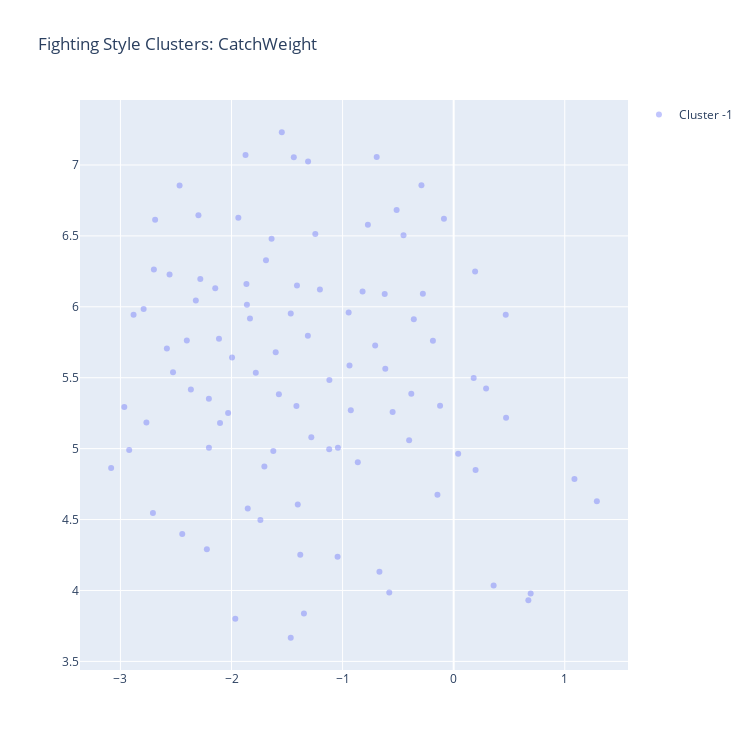
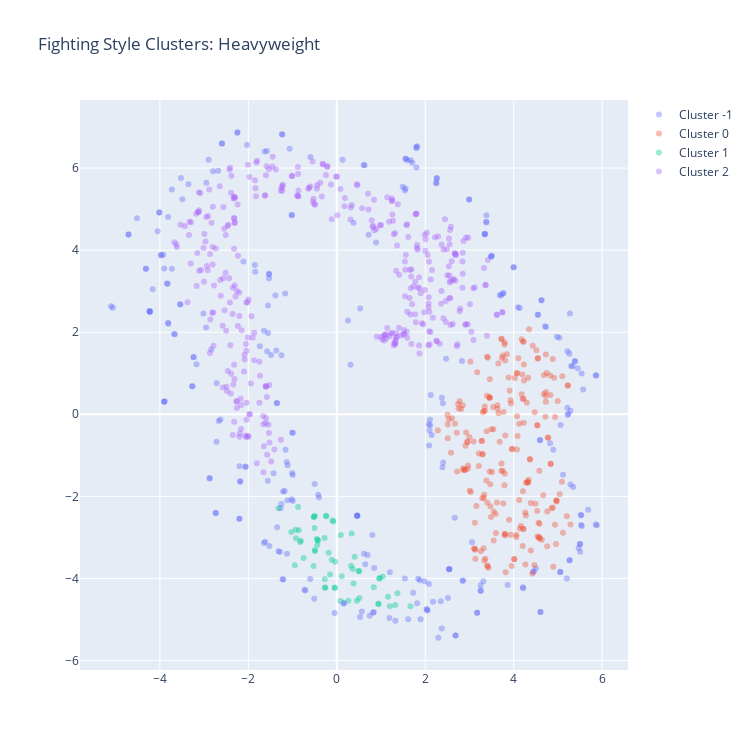
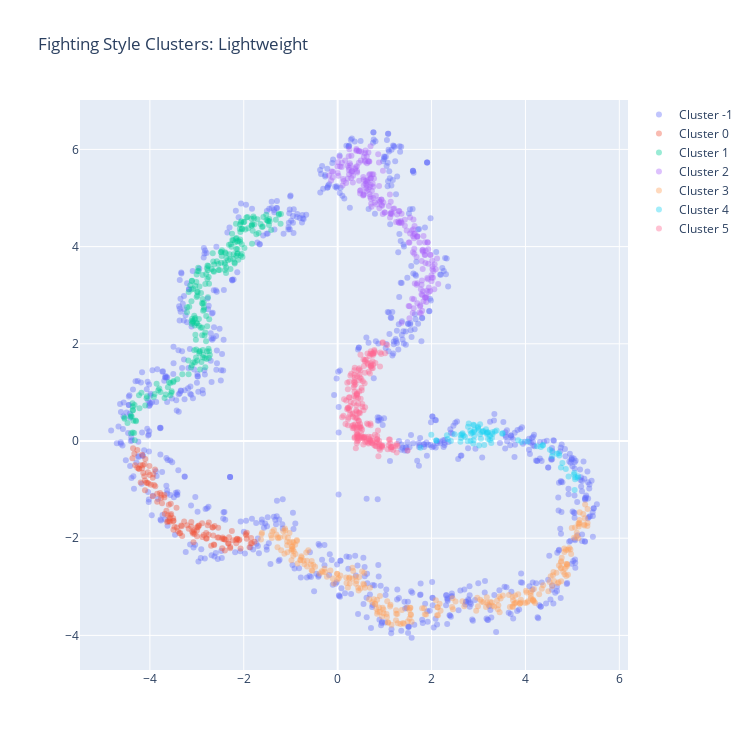
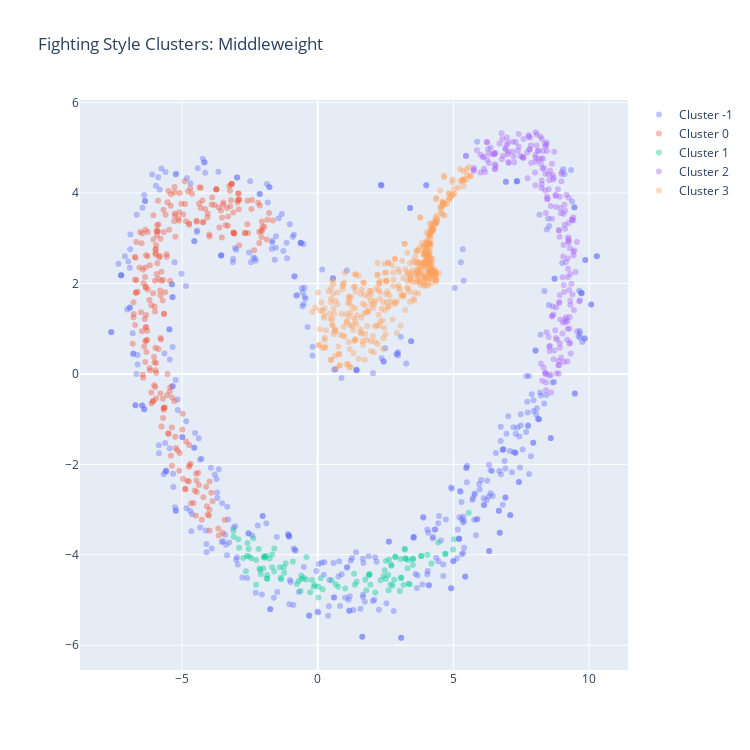

The notebook cell these images were saved under, in order:
### Code cell
from scripts.cluster_gower_weight import ClusterAnalysis

for weight in weight_class:
    ca = ClusterAnalysis(fighters_styles_dims.loc[fighters_styles_dims['weight_class'] == weight], n_neighbors=7, min_cluster_size=30, min_dist=0.01, cluster_dims=style_dims_names, export_data=True, weight_factor=0.15)
    ca.run()

### Figure 1 — Plotly figure (JSON) as saved in the notebook; plotly's stock layout.template omitted (floating-point values rounded to 4 significant figures)
{"data": [{"hovertext": ["Ken Shamrock", "Ken Shamrock", "Ken Shamrock", "Ken Shamrock", "Ken Shamrock", "Matt Hughes", "Hermes Franca", "Luigi Fioravanti", "Rich Franklin", "Wanderlei Silva", "Rich Franklin", "Vitor Belfort", "Houston Alexander", "Alan Belcher", "Wilson Gouveia", "Nick Catone", "Rich Franklin", "Wanderlei Silva", "DaMarques Johnson", "Max Holloway", "Fabio Maldonado", "John Makdessi", "Quinton Jackson", "Cody Garbrandt", "Khabib Nurmagomedov", "Leslie Smith", "Cristiane Justino", "Joe Soto", "Marco Beltran", "Jim Miller", "Thiago Alves", "Brad Pickett", "Marlon Vera", "Aljamain Sterling", "Renan Barao", "Alexander Volkanovski", "Casey Kenney", "Manny Bermudez", "Billy Quarantillo", "Spike Carlyle", "Evan Dunham", "Herbert Burns", "Merab Dvalishvili", "Jim Miller", "Roosevelt Roberts", "Julian Erosa", "Sean Woodson", "Grant Dawson", "Nad Narimani", "Brok Weaver", "Jalin Turner", "Casey Kenney", "Nathaniel Wood", "Brendan Allen", "Sean Strickland", "Luke Sanders", "Nate Maness", "Antonio Arroyo", "Carlton Minus", "Christos Giagos", "Deron Winn", "Movsar Evloev", "Nik Lentz", "Devonte Smith", "Justin Jaynes", "Andre Ewell", "Chris Gutierrez", "Charles Jourdain", "Julian Erosa", "Jamie Pickett", "Kyle Daukaus", "Bobby Green", "Islam Makhachev", "Rafael Dos Anjos", "Renato Moicano", "Jordan Wright", "Marc-Andre Barriault", "Angela Hill", "Jason Witt", "Loopy Godinez", "Daniel Rodriguez", "Irene Aldana", "Jailton Almeida", "Kevin Holland", "Khamzat Chimaev", "Li Jingliang", "Macy Chiasson", "Daniel Santos", "John Castaneda", "Julija Stoliarenko", "Alex Morono", "Santiago Ponzinibbio", "Charles Johnson", "Ode Osbourne", "Nikita Krylov", "Ryan Spann"], "marker": {"opacity": 0.4, "size": 6}, "mode": "markers", "name": "Cluster -1", "text": ["Ken Shamrock", "Ken Shamrock", "Ken Shamrock", "Ken Shamrock", "Ken Shamrock", "Matt Hughes", "Hermes Franca", "Luigi Fioravanti", "Rich Franklin", "Wanderlei Silva", "Rich Franklin", "Vitor Belfort", "Houston Alexander", "Alan Belcher", "Wilson Gouveia", "Nick Catone", "Rich Franklin", "Wanderlei Silva", "DaMarques Johnson", "Max Holloway", "Fabio Maldonado", "John Makdessi", "Quinton Jackson", "Cody Garbrandt", "Khabib Nurmagomedov", "Leslie Smith", "Cristiane Justino", "Joe Soto", "Marco Beltran", "Jim Miller", "Thiago Alves", "Brad Pickett", "Marlon Vera", "Aljamain Sterling", "Renan Barao", "Alexander Volkanovski", "Casey Kenney", "Manny Bermudez", "Billy Quarantillo", "Spike Carlyle", "Evan Dunham", "Herbert Burns", "Merab Dvalishvili", "Jim Miller", "Roosevelt Roberts", "Julian Erosa", "Sean Woodson", "Grant Dawson", "Nad Narimani", "Brok Weaver", "Jalin Turner", "Casey Kenney", "Nathaniel Wood", "Brendan Allen", "Sean Strickland", "Luke Sanders", "Nate Maness", "Antonio Arroyo", "Carlton Minus", "Christos Giagos", "Deron Winn", "Movsar Evloev", "Nik Lentz", "Devonte Smith", "Justin Jaynes", "Andre Ewell", "Chris Gutierrez", "Charles Jourdain", "Julian Erosa", "Jamie Pickett", "Kyle Daukaus", "Bobby Green", "Islam Makhachev", "Rafael Dos Anjos", "Renato Moicano", "Jordan Wright", "Marc-Andre Barriault", "Angela Hill", "Jason Witt", "Loopy Godinez", "Daniel Rodriguez", "Irene Aldana", "Jailton Almeida", "Kevin Holland", "Khamzat Chimaev", "Li Jingliang", "Macy Chiasson", "Daniel Santos", "John Castaneda", "Julija Stoliarenko", "Alex Morono", "Santiago Ponzinibbio", "Charles Johnson", "Ode Osbourne", "Nikita Krylov", "Ryan Spann"], "textfont": {"color": "black", "size": 10}, "textposition": "top center", "type": "scatter", "x": [0.3597, 1.289, 1.087, 0.6724, 0.6931, -0.5797, 0.1974, 0.4719, -3.083, -0.4514, -2.921, 0.4687, -0.2901, -1.938, -1.467, -0.1226, -2.766, -1.439, 0.04073, -2.688, -1.348, -2.298, -1.966, -1.547, -0.2773, -2.467, -2.882, -1.874, 0.1801, -2.965, -2.699, -2.222, -0.6682, 0.1929, -1.311, -1.045, -0.6929, -0.146, -0.1869, -0.08763, -2.443, -1.381, -0.5134, -2.707, 0.2919, -2.791, -0.5495, -0.3815, -2.558, -1.639, -0.926, -2.526, -0.7067, -0.6155, -1.602, -2.203, -1.204, -0.4009, -2.281, -1.121, -1.704, -1.282, -1.246, -2.321, -1.861, -2.366, -1.834, -2.03, -1.403, -0.8203, -1.854, -2.146, -1.74, -2.204, -0.9377, -0.863, -1.411, -1.042, -0.6209, -0.3588, -2.582, -2.402, -1.415, -1.573, -1.624, -1.69, -0.9454, -1.312, -1.866, -1.119, -1.995, -1.781, -2.113, -2.103, -0.7722, -1.467], "y": [4.035, 4.629, 4.786, 3.93, 3.979, 3.985, 4.849, 5.219, 4.864, 6.505, 4.99, 5.943, 6.858, 6.628, 3.667, 5.302, 5.185, 7.055, 4.963, 6.614, 3.837, 6.645, 3.8, 7.231, 6.092, 6.856, 5.943, 7.07, 5.498, 5.294, 6.263, 4.291, 4.132, 6.249, 7.025, 4.238, 7.056, 4.675, 5.761, 6.62, 4.398, 4.252, 6.682, 4.546, 5.424, 5.985, 5.258, 5.386, 6.229, 6.479, 5.271, 5.538, 5.727, 5.563, 5.68, 5.007, 6.123, 5.058, 6.196, 4.995, 4.874, 5.081, 6.513, 6.045, 6.014, 5.416, 5.917, 5.251, 4.607, 6.107, 4.578, 6.132, 4.497, 5.352, 5.587, 4.904, 6.151, 5.005, 6.09, 5.913, 5.707, 5.763, 5.301, 5.384, 4.984, 6.328, 5.96, 5.795, 6.161, 5.484, 5.642, 5.536, 5.775, 5.181, 6.579, 5.954]}], "layout": {"height": 750, "showlegend": true, "title": {"text": "Fighting Style Clusters: CatchWeight"}, "width": 750, "xaxis": {"autorange": true, "range": [-3.364, 1.57], "type": "linear"}, "yaxis": {"autorange": true, "range": [3.439, 7.458], "type": "linear"}}}

### Figure 2 — Plotly figure (JSON) as saved in the notebook; plotly's stock layout.template omitted (floating-point values rounded to 4 significant figures; data arrays with more than 128 entries replaced by an {"elided": "..."} marker saying what was removed)
{"data": [{"hovertext": {"elided": "291 str values"}, "marker": {"opacity": 0.4, "size": 6}, "mode": "markers", "name": "Cluster -1", "text": {"elided": "291 str values"}, "textfont": {"color": "black", "size": 10}, "textposition": "top center", "type": "scatter", "x": {"elided": "291 float values"}, "y": {"elided": "291 float values"}}, {"hovertext": {"elided": "214 str values"}, "marker": {"opacity": 0.4, "size": 6}, "mode": "markers", "name": "Cluster 0", "text": {"elided": "214 str values"}, "textfont": {"color": "black", "size": 10}, "textposition": "top center", "type": "scatter", "x": {"elided": "214 float values"}, "y": {"elided": "214 float values"}}, {"hovertext": ["Marcin Tybura", "Tai Tuivasa", "Augusto Sakai", "Marcin Tybura", "Josh Parisian", "Greg Hardy", "Tai Tuivasa", "Ciryl Gane", "Chase Sherman", "Parker Porter", "Serghei Spivac", "Andrei Arlovski", "Carlos Felipe", "Marcin Tybura", "Gian Villante", "Marcos Rogerio de Lima", "Augusto Sakai", "Tai Tuivasa", "Chris Daukaus", "Harry Hunsucker", "Josh Parisian", "Chase Sherman", "Jake Collier", "Francis Ngannou", "Andrei Arlovski", "Jared Vanderaa", "Maxim Grishin", "William Knight", "Parker Porter", "Greg Hardy", "Serghei Spivac", "Alexander Volkov", "Tom Aspinall", "Chris Daukaus", "Jared Vanderaa", "Chris Barnett", "Devin Clark", "Andrei Arlovski", "Chase Sherman", "Jake Collier", "Marcos Rogerio de Lima", "Jailton Almeida", "Parker Porter", "Alexander Volkov", "Jairzinho Rozenstruik", "Alan Baudot", "Chase Sherman", "Curtis Blaydes", "Tom Aspinall", "Don'Tale Mayes", "Sergei Pavlovich", "Marcin Tybura", "Ciryl Gane", "Chris Barnett", "Rodrigo Nascimento", "Andrei Arlovski", "Waldo Cortes-Acosta", "Sergei Pavlovich", "Ciryl Gane"], "marker": {"opacity": 0.4, "size": 6}, "mode": "markers", "name": "Cluster 1", "text": ["Marcin Tybura", "Tai Tuivasa", "Augusto Sakai", "Marcin Tybura", "Josh Parisian", "Greg Hardy", "Tai Tuivasa", "Ciryl Gane", "Chase Sherman", "Parker Porter", "Serghei Spivac", "Andrei Arlovski", "Carlos Felipe", "Marcin Tybura", "Gian Villante", "Marcos Rogerio de Lima", "Augusto Sakai", "Tai Tuivasa", "Chris Daukaus", "Harry Hunsucker", "Josh Parisian", "Chase Sherman", "Jake Collier", "Francis Ngannou", "Andrei Arlovski", "Jared Vanderaa", "Maxim Grishin", "William Knight", "Parker Porter", "Greg Hardy", "Serghei Spivac", "Alexander Volkov", "Tom Aspinall", "Chris Daukaus", "Jared Vanderaa", "Chris Barnett", "Devin Clark", "Andrei Arlovski", "Chase Sherman", "Jake Collier", "Marcos Rogerio de Lima", "Jailton Almeida", "Parker Porter", "Alexander Volkov", "Jairzinho Rozenstruik", "Alan Baudot", "Chase Sherman", "Curtis Blaydes", "Tom Aspinall", "Don'Tale Mayes", "Sergei Pavlovich", "Marcin Tybura", "Ciryl Gane", "Chris Barnett", "Rodrigo Nascimento", "Andrei Arlovski", "Waldo Cortes-Acosta", "Sergei Pavlovich", "Ciryl Gane"], "textfont": {"color": "black", "size": 10}, "textposition": "top center", "type": "scatter", "x": [-0.4998, -0.4521, -0.07921, -0.5108, -0.4931, -1.028, -0.4328, -0.8748, -0.9221, -1.316, -0.2345, -0.8144, -0.9259, -0.5218, -0.8609, 0.9631, -0.09607, -0.4235, -0.5027, -0.9473, -0.4966, 0.4898, -0.2722, 0.3356, -0.8261, -0.5267, -0.7497, -0.1823, -0.2758, -0.4397, -0.2477, 0.5114, -0.2709, -0.15, 0.08681, -0.03825, 0.3576, -0.0474, 0.5081, -0.2581, 0.9649, 0.8359, 0.3251, 0.4526, 0.3787, 0.1129, -0.1153, 0.2621, 0.4036, 0.09086, 0.9343, 1.035, 1.2, 1.158, 1.371, -0.04504, 1.322, 0.9489, 1.665], "y": [-2.482, -3.037, -2.612, -2.492, -3.333, -2.869, -3.066, -2.26, -3.02, -2.291, -2.486, -3.083, -2.812, -2.507, -2.828, -3.999, -2.589, -3.073, -2.769, -3.677, -3.311, -3.821, -4.223, -2.905, -3.114, -3.7, -3.501, -3.373, -3.017, -3.187, -2.476, -4.479, -4.019, -3.902, -4.548, -3.596, -3.772, -4.226, -3.827, -4.226, -4.0, -4.216, -3.693, -4.546, -4.123, -3.947, -3.547, -4.547, -3.471, -2.943, -4.622, -3.955, -4.678, -4.449, -4.362, -4.228, -4.647, -4.617, -4.679]}, {"hovertext": {"elided": "369 str values"}, "marker": {"opacity": 0.4, "size": 6}, "mode": "markers", "name": "Cluster 2", "text": {"elided": "369 str values"}, "textfont": {"color": "black", "size": 10}, "textposition": "top center", "type": "scatter", "x": {"elided": "369 float values"}, "y": {"elided": "369 float values"}}], "layout": {"height": 750, "showlegend": true, "title": {"text": "Fighting Style Clusters: Heavyweight"}, "width": 750, "xaxis": {"autorange": true, "range": [-5.806, 6.584], "type": "linear"}, "yaxis": {"autorange": true, "range": [-6.232, 7.659], "type": "linear"}}}

### Figure 3 — Plotly figure (JSON) as saved in the notebook; plotly's stock layout.template omitted (floating-point values rounded to 4 significant figures; data arrays with more than 128 entries replaced by an {"elided": "..."} marker saying what was removed)
{"data": [{"hovertext": {"elided": "834 str values"}, "marker": {"opacity": 0.4, "size": 6}, "mode": "markers", "name": "Cluster -1", "text": {"elided": "834 str values"}, "textfont": {"color": "black", "size": 10}, "textposition": "top center", "type": "scatter", "x": {"elided": "834 float values"}, "y": {"elided": "834 float values"}}, {"hovertext": {"elided": "131 str values"}, "marker": {"opacity": 0.4, "size": 6}, "mode": "markers", "name": "Cluster 0", "text": {"elided": "131 str values"}, "textfont": {"color": "black", "size": 10}, "textposition": "top center", "type": "scatter", "x": {"elided": "131 float values"}, "y": {"elided": "131 float values"}}, {"hovertext": {"elided": "230 str values"}, "marker": {"opacity": 0.4, "size": 6}, "mode": "markers", "name": "Cluster 1", "text": {"elided": "230 str values"}, "textfont": {"color": "black", "size": 10}, "textposition": "top center", "type": "scatter", "x": {"elided": "230 float values"}, "y": {"elided": "230 float values"}}, {"hovertext": {"elided": "223 str values"}, "marker": {"opacity": 0.4, "size": 6}, "mode": "markers", "name": "Cluster 2", "text": {"elided": "223 str values"}, "textfont": {"color": "black", "size": 10}, "textposition": "top center", "type": "scatter", "x": {"elided": "223 float values"}, "y": {"elided": "223 float values"}}, {"hovertext": {"elided": "257 str values"}, "marker": {"opacity": 0.4, "size": 6}, "mode": "markers", "name": "Cluster 3", "text": {"elided": "257 str values"}, "textfont": {"color": "black", "size": 10}, "textposition": "top center", "type": "scatter", "x": {"elided": "257 float values"}, "y": {"elided": "257 float values"}}, {"hovertext": ["Tim Means", "Khabib Nurmagomedov", "Terry Etim", "Sam Stout", "Diego Sanchez", "Takanori Gomi", "Tim Means", "Evan Dunham", "Francisco Trinaldo", "Gleison Tibau", "Lucas Martins", "Rafael Dos Anjos", "Gray Maynard", "Khabib Nurmagomedov", "TJ Grant", "John Maguire", "Mitch Clarke", "Sam Stout", "Edson Barboza", "Kazuki Tokudome", "Norman Parke", "Rafaello Oliveira", "Aaron Riley", "Danny Castillo", "Daron Cruickshank", "Jorge Masvidal", "Mac Danzig", "Melvin Guillard", "Tim Means", "Yves Edwards", "Joe Lauzon", "Michael Johnson", "Abel Trujillo", "Donald Cerrone", "Rafael Dos Anjos", "Roger Bowling", "Al Iaquinta", "Anthony Pettis", "Gleison Tibau", "Jamie Varner", "Ryan Couture", "Francisco Trinaldo", "Khabib Nurmagomedov", "Michel Prazeres", "Mike Ricci", "Myles Jury", "Pat Healy", "Gilbert Melendez", "Al Iaquinta", "Jon Tuck", "Norman Parke", "Piotr Hallmann", "Bobby Green", "Jorge Masvidal", "Michael Chiesa", "Evan Dunham", "Abel Trujillo", "Danny Castillo", "Jamie Varner", "Cristiano Marcello", "Francisco Trinaldo", "Ivan Jorge", "Rodrigo Damm", "Rafaello Oliveira", "Kazuki Tokudome", "Diego Sanchez", "Renee Forte", "Mairbek Taisumov", "Michel Prazeres", "Ramsey Nijem", "Jim Miller", "Takanori Gomi", "Yancy Medeiros", "Justin Salas", "Mitch Clarke", "Rashid Magomedov", "Diego Sanchez", "Ross Pearson", "Jim Miller", "Justin Salas"], "marker": {"opacity": 0.4, "size": 6}, "mode": "markers", "name": "Cluster 4", "text": ["Tim Means", "Khabib Nurmagomedov", "Terry Etim", "Sam Stout", "Diego Sanchez", "Takanori Gomi", "Tim Means", "Evan Dunham", "Francisco Trinaldo", "Gleison Tibau", "Lucas Martins", "Rafael Dos Anjos", "Gray Maynard", "Khabib Nurmagomedov", "TJ Grant", "John Maguire", "Mitch Clarke", "Sam Stout", "Edson Barboza", "Kazuki Tokudome", "Norman Parke", "Rafaello Oliveira", "Aaron Riley", "Danny Castillo", "Daron Cruickshank", "Jorge Masvidal", "Mac Danzig", "Melvin Guillard", "Tim Means", "Yves Edwards", "Joe Lauzon", "Michael Johnson", "Abel Trujillo", "Donald Cerrone", "Rafael Dos Anjos", "Roger Bowling", "Al Iaquinta", "Anthony Pettis", "Gleison Tibau", "Jamie Varner", "Ryan Couture", "Francisco Trinaldo", "Khabib Nurmagomedov", "Michel Prazeres", "Mike Ricci", "Myles Jury", "Pat Healy", "Gilbert Melendez", "Al Iaquinta", "Jon Tuck", "Norman Parke", "Piotr Hallmann", "Bobby Green", "Jorge Masvidal", "Michael Chiesa", "Evan Dunham", "Abel Trujillo", "Danny Castillo", "Jamie Varner", "Cristiano Marcello", "Francisco Trinaldo", "Ivan Jorge", "Rodrigo Damm", "Rafaello Oliveira", "Kazuki Tokudome", "Diego Sanchez", "Renee Forte", "Mairbek Taisumov", "Michel Prazeres", "Ramsey Nijem", "Jim Miller", "Takanori Gomi", "Yancy Medeiros", "Justin Salas", "Mitch Clarke", "Rashid Magomedov", "Diego Sanchez", "Ross Pearson", "Jim Miller", "Justin Salas"], "textfont": {"color": "black", "size": 10}, "textposition": "top center", "type": "scatter", "x": [2.66, 2.888, 1.765, 1.994, 2.87, 2.097, 2.647, 3.204, 2.99, 2.914, 2.102, 2.887, 3.272, 2.905, 2.328, 2.412, 2.344, 2.831, 2.776, 3.014, 3.16, 2.629, 2.49, 3.034, 2.989, 2.77, 3.286, 2.682, 3.104, 2.615, 3.091, 2.616, 2.841, 2.792, 2.713, 2.825, 2.894, 3.032, 2.906, 3.174, 3.052, 2.998, 3.074, 3.293, 3.186, 3.193, 2.91, 3.386, 3.122, 3.299, 3.35, 3.195, 3.505, 3.246, 3.515, 3.245, 3.843, 3.914, 4.042, 4.247, 4.371, 4.328, 4.756, 4.368, 4.578, 4.521, 4.567, 4.722, 4.673, 4.713, 5.111, 4.786, 5.043, 4.918, 5.031, 5.122, 4.859, 5.057, 5.06, 5.047], "y": [0.1576, 0.3331, -0.141, 0.1296, 0.1765, 0.007602, 0.1404, 0.04221, 0.2911, 0.2223, 0.00787, -0.04958, -0.03993, 0.3241, 0.1169, -0.002272, 0.0388, 0.003393, 0.2929, -0.09309, 0.2427, 0.0612, 0.1382, 0.3434, 0.2682, -0.004586, 0.06409, 0.1123, 0.2074, -0.01336, 0.1963, 0.1212, 0.1534, 0.3579, 0.08613, 0.2085, 0.01565, 0.138, 0.1842, 0.1623, 0.04798, 0.2382, 0.1807, 0.1795, 0.1409, 0.1726, 0.1076, 0.2143, -0.08401, 0.1443, 0.1944, 0.1813, 0.1499, 0.1039, 0.1596, 0.0194, 0.01356, -0.02088, -0.01206, -0.1091, -0.09273, -0.1258, -0.5467, -0.08217, -0.2375, -0.18, -0.3159, -0.2988, -0.2611, -0.2538, -0.7544, -0.4521, -0.6514, -0.7324, -0.689, -0.7243, -0.5751, -0.7863, -0.7449, -1.007]}, {"hovertext": {"elided": "205 str values"}, "marker": {"opacity": 0.4, "size": 6}, "mode": "markers", "name": "Cluster 5", "text": {"elided": "205 str values"}, "textfont": {"color": "black", "size": 10}, "textposition": "top center", "type": "scatter", "x": {"elided": "205 float values"}, "y": {"elided": "205 float values"}}], "layout": {"height": 750, "showlegend": true, "title": {"text": "Fighting Style Clusters: Lightweight"}, "width": 750, "xaxis": {"autorange": true, "range": [-5.49, 6.185], "type": "linear"}, "yaxis": {"autorange": true, "range": [-4.712, 7.017], "type": "linear"}}}

### Figure 4 — Plotly figure (JSON) as saved in the notebook; plotly's stock layout.template omitted (floating-point values rounded to 4 significant figures; data arrays with more than 128 entries replaced by an {"elided": "..."} marker saying what was removed)
{"data": [{"hovertext": {"elided": "472 str values"}, "marker": {"opacity": 0.4, "size": 6}, "mode": "markers", "name": "Cluster -1", "text": {"elided": "472 str values"}, "textfont": {"color": "black", "size": 10}, "textposition": "top center", "type": "scatter", "x": {"elided": "472 float values"}, "y": {"elided": "472 float values"}}, {"hovertext": {"elided": "261 str values"}, "marker": {"opacity": 0.4, "size": 6}, "mode": "markers", "name": "Cluster 0", "text": {"elided": "261 str values"}, "textfont": {"color": "black", "size": 10}, "textposition": "top center", "type": "scatter", "x": {"elided": "261 float values"}, "y": {"elided": "261 float values"}}, {"hovertext": ["Hector Lombard", "Sam Alvey", "Alessio Di Chirico", "Sam Alvey", "Antonio Carlos Junior", "Uriah Hall", "Tim Boetsch", "Yoel Romero", "Jack Hermansson", "Thales Leites", "Uriah Hall", "Chris Camozzi", "Daniel Kelly", "Antonio Carlos Junior", "Alessio Di Chirico", "Eric Spicely", "Nate Marquardt", "Anderson Silva", "Derek Brunson", "Jacare Souza", "Tim Boetsch", "Cezar Ferreira", "Elias Theodorou", "Hector Lombard", "Jack Marshman", "Thiago Santos", "Rashad Evans", "Garreth McLellan", "Vitor Belfort", "Brad Scott", "Scott Askham", "Chris Weidman", "Gegard Mousasi", "Andrew Sanchez", "Jacare Souza", "Thales Leites", "David Branch", "Chris Camozzi", "Jack Hermansson", "Trevor Smith", "Antonio Carlos Junior", "Eric Spicely", "Nate Marquardt", "Paulo Costa", "Johny Hendricks", "Marvin Vettori", "Vitor Miranda", "Brad Tavares", "Elias Theodorou", "Jack Hermansson", "Rashad Evans", "Siyar Bahadurzada", "Luke Rockhold", "Thales Leites", "Jonathan Wilson", "Johny Hendricks", "Darren Stewart", "Nate Marquardt", "Andrew Sanchez", "Eric Spicely", "Gerald Meerschaert", "Ryan Janes", "Antonio Braga Neto", "Darren Stewart", "Oluwale Bamgbose", "Marvin Vettori", "Omari Akhmedov", "Jacare Souza", "Anthony Smith", "Thiago Santos", "Luke Rockhold", "Rob Wilkinson", "Yoel Romero", "Hector Lombard", "Brad Tavares", "Krzysztof Jotko", "Thiago Santos", "Cezar Ferreira", "Jacare Souza", "Jack Hermansson", "Karl Roberson", "Lyoto Machida", "Markus Perez", "Vitor Belfort", "Daniel Kelly", "Elias Theodorou", "Eric Spicely", "Trevor Smith", "Yoel Romero", "Alessio Di Chirico", "Brad Tavares", "Gerald Meerschaert", "Israel Adesanya", "Julian Marquez", "Paulo Costa", "Thiago Santos", "Andrew Sanchez", "Eryk Anders", "Markus Perez", "Tim Williams", "Charles Byrd", "Jordan Johnson", "Hector Lombard", "Chris Weidman", "Jacare Souza", "Jack Marshman", "John Phillips", "Kevin Holland", "Gerald Meerschaert"], "marker": {"opacity": 0.4, "size": 6}, "mode": "markers", "name": "Cluster 1", "text": ["Hector Lombard", "Sam Alvey", "Alessio Di Chirico", "Sam Alvey", "Antonio Carlos Junior", "Uriah Hall", "Tim Boetsch", "Yoel Romero", "Jack Hermansson", "Thales Leites", "Uriah Hall", "Chris Camozzi", "Daniel Kelly", "Antonio Carlos Junior", "Alessio Di Chirico", "Eric Spicely", "Nate Marquardt", "Anderson Silva", "Derek Brunson", "Jacare Souza", "Tim Boetsch", "Cezar Ferreira", "Elias Theodorou", "Hector Lombard", "Jack Marshman", "Thiago Santos", "Rashad Evans", "Garreth McLellan", "Vitor Belfort", "Brad Scott", "Scott Askham", "Chris Weidman", "Gegard Mousasi", "Andrew Sanchez", "Jacare Souza", "Thales Leites", "David Branch", "Chris Camozzi", "Jack Hermansson", "Trevor Smith", "Antonio Carlos Junior", "Eric Spicely", "Nate Marquardt", "Paulo Costa", "Johny Hendricks", "Marvin Vettori", "Vitor Miranda", "Brad Tavares", "Elias Theodorou", "Jack Hermansson", "Rashad Evans", "Siyar Bahadurzada", "Luke Rockhold", "Thales Leites", "Jonathan Wilson", "Johny Hendricks", "Darren Stewart", "Nate Marquardt", "Andrew Sanchez", "Eric Spicely", "Gerald Meerschaert", "Ryan Janes", "Antonio Braga Neto", "Darren Stewart", "Oluwale Bamgbose", "Marvin Vettori", "Omari Akhmedov", "Jacare Souza", "Anthony Smith", "Thiago Santos", "Luke Rockhold", "Rob Wilkinson", "Yoel Romero", "Hector Lombard", "Brad Tavares", "Krzysztof Jotko", "Thiago Santos", "Cezar Ferreira", "Jacare Souza", "Jack Hermansson", "Karl Roberson", "Lyoto Machida", "Markus Perez", "Vitor Belfort", "Daniel Kelly", "Elias Theodorou", "Eric Spicely", "Trevor Smith", "Yoel Romero", "Alessio Di Chirico", "Brad Tavares", "Gerald Meerschaert", "Israel Adesanya", "Julian Marquez", "Paulo Costa", "Thiago Santos", "Andrew Sanchez", "Eryk Anders", "Markus Perez", "Tim Williams", "Charles Byrd", "Jordan Johnson", "Hector Lombard", "Chris Weidman", "Jacare Souza", "Jack Marshman", "John Phillips", "Kevin Holland", "Gerald Meerschaert"], "textfont": {"color": "black", "size": 10}, "textposition": "top center", "type": "scatter", "x": [5.565, 4.697, 4.985, 4.712, 5.02, 3.223, 3.82, 3.394, 1.905, 4.439, 3.249, 3.501, 4.04, 3.508, 2.713, 4.191, 3.163, 2.76, 3.349, 3.069, 3.814, 1.368, 3.311, 3.217, 2.71, 3.514, 3.33, 2.512, 2.685, 3.203, 3.029, 2.862, 3.057, 2.425, 3.078, 2.612, 2.123, 2.47, 1.908, 2.313, 2.51, 2.631, 2.821, 2.857, -0.2129, 1.792, 1.437, 2.596, 1.942, 1.884, 1.342, 1.75, -0.6096, 0.6611, 1.012, -0.4236, -0.1528, 0.7533, 0.5138, 0.1053, -0.5231, -0.4114, 0.01985, -0.09716, -0.2793, -0.769, 0.02697, -1.343, -0.7032, 0.182, -0.6283, -0.5872, -2.005, -1.878, -1.774, -1.897, -1.235, -2.371, -1.363, -1.247, -0.9155, -1.599, -2.143, -2.093, -2.173, -1.603, -1.179, -1.396, -1.859, -2.604, -1.679, -2.896, -1.677, -1.94, -2.443, -1.989, -2.529, -2.586, -2.128, -2.741, -1.968, -2.267, -1.856, -2.643, -2.267, -2.545, -3.096, -3.101, -2.925], "y": [-3.07, -3.975, -3.882, -3.982, -3.655, -4.08, -4.024, -4.65, -4.429, -3.727, -4.082, -4.101, -4.0, -4.225, -4.219, -4.195, -4.667, -4.681, -4.639, -4.514, -4.029, -4.663, -4.299, -3.88, -4.245, -4.083, -4.121, -4.138, -4.658, -3.868, -4.8, -4.035, -4.093, -4.473, -4.501, -4.782, -4.831, -4.339, -4.43, -4.565, -4.535, -4.102, -4.55, -4.054, -4.555, -4.782, -4.596, -4.446, -4.663, -4.456, -4.421, -4.552, -4.459, -4.651, -4.746, -4.548, -4.701, -4.705, -4.565, -4.517, -4.506, -4.05, -4.706, -4.67, -4.826, -4.647, -4.945, -4.543, -4.58, -4.762, -4.798, -4.537, -4.304, -4.524, -4.083, -4.029, -4.396, -3.632, -4.509, -4.277, -4.146, -3.859, -4.301, -4.431, -3.872, -4.371, -4.189, -4.275, -4.445, -4.027, -3.992, -3.846, -4.277, -4.057, -4.074, -4.06, -4.035, -3.737, -4.336, -4.07, -4.033, -4.661, -4.53, -4.362, -4.116, -3.872, -3.601, -3.472, -3.656]}, {"hovertext": {"elided": "213 str values"}, "marker": {"opacity": 0.4, "size": 6}, "mode": "markers", "name": "Cluster 2", "text": {"elided": "213 str values"}, "textfont": {"color": "black", "size": 10}, "textposition": "top center", "type": "scatter", "x": {"elided": "213 float values"}, "y": {"elided": "213 float values"}}, {"hovertext": {"elided": "420 str values"}, "marker": {"opacity": 0.4, "size": 6}, "mode": "markers", "name": "Cluster 3", "text": {"elided": "420 str values"}, "textfont": {"color": "black", "size": 10}, "textposition": "top center", "type": "scatter", "x": {"elided": "420 float values"}, "y": {"elided": "420 float values"}}], "layout": {"height": 750, "showlegend": true, "title": {"text": "Fighting Style Clusters: Middleweight"}, "width": 750, "xaxis": {"autorange": true, "range": [-8.759, 11.43], "type": "linear"}, "yaxis": {"autorange": true, "range": [-6.547, 6.057], "type": "linear"}}}
